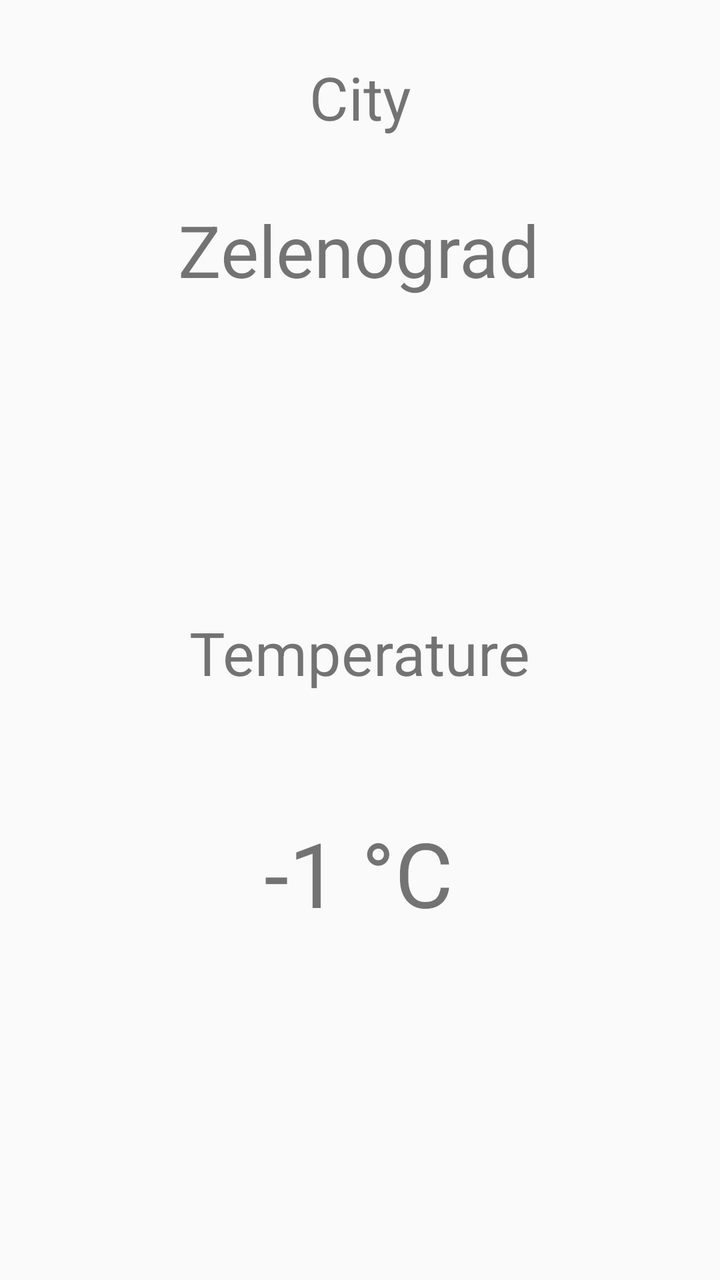
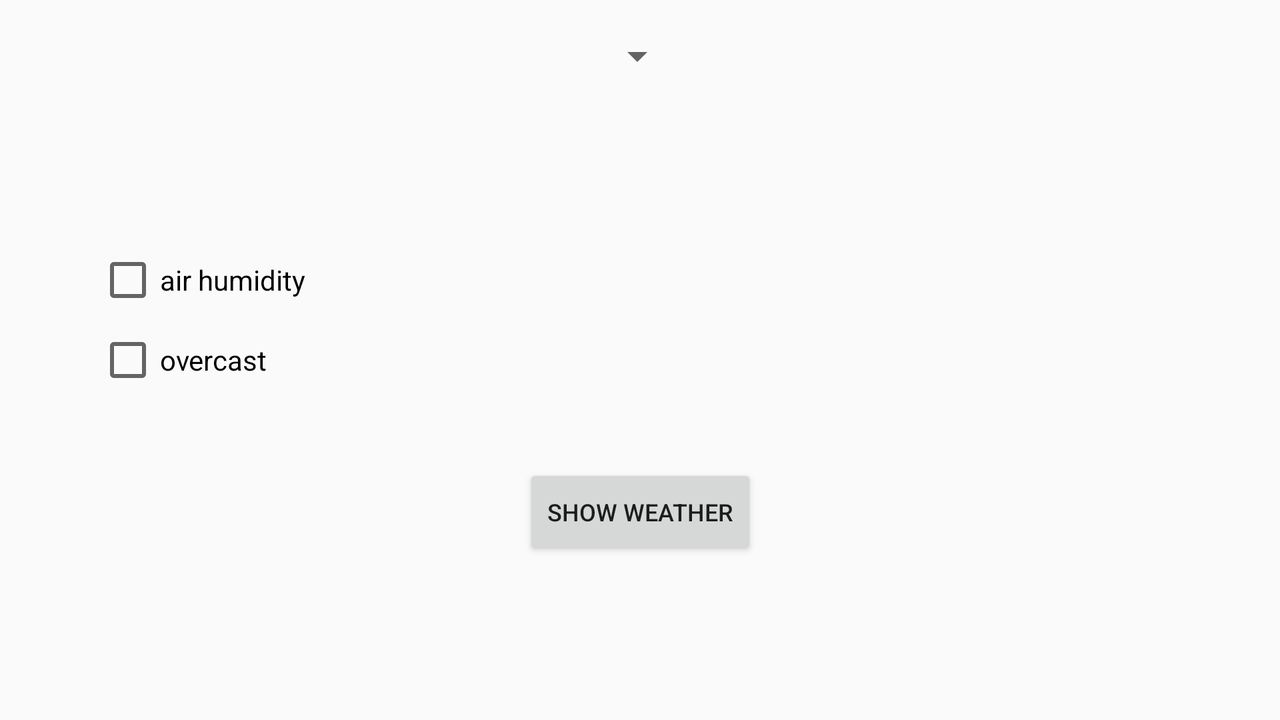

The same Android screen from two of the app's own layout files: first res/layout/ as a phone draws it, then the author's variant for another configuration, drawn on a device whose configuration selects that folder. Both files follow.
<!-- AndroidManifest.xml: application theme AppTheme -->
<!-- res/layout/activity_main.xml -->
<?xml version="1.0" encoding="utf-8"?>
<androidx.constraintlayout.widget.ConstraintLayout xmlns:android="http://schemas.android.com/apk/res/android"
    xmlns:app="http://schemas.android.com/apk/res-auto"
    xmlns:tools="http://schemas.android.com/tools"
    android:layout_width="match_parent"
    android:layout_height="match_parent"
    tools:context=".MainActivity">

    <TextView
        android:id="@+id/city"
        android:layout_width="wrap_content"
        android:layout_height="wrap_content"
        android:text="@string/cityName"
        android:textSize="30sp"
        app:layout_constraintBottom_toBottomOf="parent"
        app:layout_constraintLeft_toLeftOf="parent"
        app:layout_constraintRight_toRightOf="parent"
        app:layout_constraintTop_toTopOf="parent"
        app:layout_constraintVertical_bias="0.047" />

    <TextView
        android:id="@+id/cityName"
        android:layout_width="wrap_content"
        android:layout_height="wrap_content"
        android:layout_marginTop="32dp"
        android:text="@string/zelenograd"
        android:textSize="36sp"
        app:layout_constraintBottom_toBottomOf="parent"
        app:layout_constraintEnd_toEndOf="parent"
        app:layout_constraintHorizontal_bias="0.497"
        app:layout_constraintStart_toStartOf="parent"
        app:layout_constraintTop_toBottomOf="@+id/city"
        app:layout_constraintVertical_bias="0.0" />

    <TextView
        android:id="@+id/tempValue"
        android:layout_width="wrap_content"
        android:layout_height="wrap_content"
        android:text="@string/tempValue"
        android:textSize="45sp"
        app:layout_constraintBottom_toBottomOf="parent"
        app:layout_constraintEnd_toEndOf="parent"
        app:layout_constraintHorizontal_bias="0.498"
        app:layout_constraintStart_toStartOf="parent"
        app:layout_constraintTop_toBottomOf="@+id/cityName"
        app:layout_constraintVertical_bias="0.597" />

    <TextView
        android:id="@+id/temperature"
        android:layout_width="wrap_content"
        android:layout_height="wrap_content"
        android:layout_marginBottom="60dp"
        android:text="@string/temperature"
        android:textSize="30sp"
        app:layout_constraintBottom_toTopOf="@+id/tempValue"
        app:layout_constraintEnd_toEndOf="parent"
        app:layout_constraintStart_toStartOf="parent" />

</androidx.constraintlayout.widget.ConstraintLayout>
<!-- resources referenced by this layout -->
<resources>
  <string name="cityName">City</string>
  <string name="tempValue" translatable="false">-1 °C</string>
  <string name="temperature">Temperature</string>
  <string name="zelenograd">Zelenograd</string>
  <style name="AppTheme" parent="Theme.AppCompat.Light.DarkActionBar">
          
          <item name="colorPrimary">@color/colorPrimary</item>
          <item name="colorPrimaryDark">@color/colorPrimaryDark</item>
          <item name="colorAccent">@color/colorAccent</item>
      </style>
  <color name="colorPrimary">#008577</color>
  <color name="colorPrimaryDark">#00574B</color>
  <color name="colorAccent">#D81B60</color>
</resources>
<!-- res/layout-land/activity_main.xml (the author's variant of the layout above) -->
<!-- drawn on the phone turned sideways -->
<?xml version="1.0" encoding="utf-8"?>
<androidx.constraintlayout.widget.ConstraintLayout xmlns:android="http://schemas.android.com/apk/res/android"
    xmlns:app="http://schemas.android.com/apk/res-auto"
    xmlns:tools="http://schemas.android.com/tools"
    android:layout_width="match_parent"
    android:layout_height="match_parent"
    tools:context=".MainActivity">

    <Spinner
        android:id="@+id/citiesSpinner"
        android:layout_width="wrap_content"
        android:layout_height="wrap_content"
        android:layout_marginTop="16dp"
        android:textSize="28sp"
        app:layout_constraintHorizontal_bias="0.498"
        app:layout_constraintLeft_toLeftOf="parent"
        app:layout_constraintRight_toRightOf="parent"
        app:layout_constraintTop_toTopOf="parent"
        tools:listitem="@layout/preview_text" />

    <CheckBox
        android:id="@+id/checkBoxCloud"
        android:layout_width="wrap_content"
        android:layout_height="wrap_content"
        android:layout_marginStart="48dp"
        android:text="@string/overcast"
        app:layout_constraintBottom_toTopOf="@+id/showWeather"
        app:layout_constraintEnd_toEndOf="parent"
        app:layout_constraintHorizontal_bias="0.0"
        app:layout_constraintStart_toStartOf="parent"
        app:layout_constraintTop_toBottomOf="@+id/checkBoxAir"
        app:layout_constraintVertical_bias="0.181" />

    <CheckBox
        android:id="@+id/checkBoxAir"
        android:layout_width="wrap_content"
        android:layout_height="wrap_content"
        android:layout_marginStart="48dp"
        android:layout_marginTop="84dp"
        android:text="@string/air_humidity"
        app:layout_constraintEnd_toEndOf="parent"
        app:layout_constraintHorizontal_bias="0.0"
        app:layout_constraintStart_toStartOf="parent"
        app:layout_constraintTop_toBottomOf="@+id/citiesSpinner" />

    <Button
        android:id="@+id/showWeather"
        android:layout_width="wrap_content"
        android:layout_height="wrap_content"
        android:layout_marginBottom="80dp"
        android:text="@string/show_weather"
        android:textSize="12sp"
        app:layout_constraintBottom_toBottomOf="parent"
        app:layout_constraintLeft_toLeftOf="parent"
        app:layout_constraintRight_toRightOf="parent" />


</androidx.constraintlayout.widget.ConstraintLayout>
<!-- res/layout/preview_text.xml (included above) -->
<?xml version="1.0" encoding="utf-8"?>
<TextView
    xmlns:android="http://schemas.android.com/apk/res/android"
    android:layout_width="wrap_content"
    android:layout_height="wrap_content"
    android:gravity="start"
    android:textSize="20sp"
    android:padding="2dip"/>
<!-- resources referenced by the variant -->
<!-- as the phone turned sideways resolves them -->
<resources>
  <string name="air_humidity">air humidity</string>
  <string name="overcast">overcast</string>
  <string name="show_weather">Show weather</string>
  <style name="AppTheme" parent="Theme.AppCompat.Light.DarkActionBar">
          
          <item name="colorPrimary">@color/colorPrimary</item>
          <item name="colorPrimaryDark">@color/colorPrimaryDark</item>
          <item name="colorAccent">@color/colorAccent</item>
      </style>
  <color name="colorPrimary">#008577</color>
  <color name="colorPrimaryDark">#00574B</color>
  <color name="colorAccent">#D81B60</color>
</resources>
